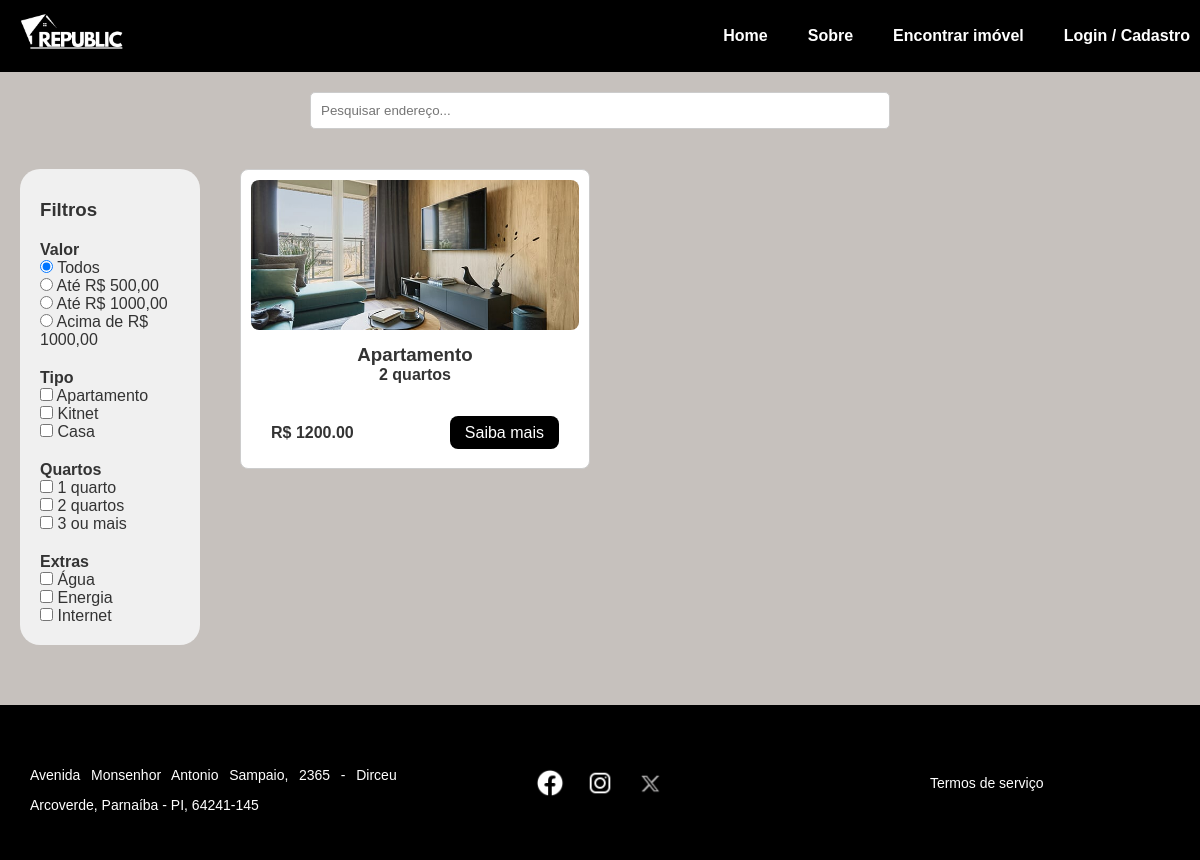
The app's page /pesquisa with its own data.
### tables this page shows
CREATE TABLE apartamentos (
    id INTEGER PRIMARY KEY AUTOINCREMENT,
    endereco TEXT,
    bairro TEXT,
    numero TEXT,
    cep TEXT,
    complemento TEXT,
    valor REAL,
    quartos INTEGER,
    banheiros INTEGER,
    inclusos TEXT,
    outros TEXT,
    descricao TEXT,
    imagem TEXT,
    tipo TEXT
, usuario_id INTEGER);

### app.py (the view)
@app.route('/pesquisa')
def pesquisa():
    conn = sqlite3.connect('instance/banco.db')
    cursor = conn.cursor()
    cursor.execute("SELECT id, tipo, quartos, valor, endereco, inclusos, imagem FROM apartamentos")
    rows = cursor.fetchall()
    conn.close()
    apartamentos = []
    for row in rows:
        apt = {
            'id': row[0],
            'tipo': row[1],
            'quartos': row[2],
            'valor': row[3],
            'endereco': row[4],
            'inclusos': row[5].split(',') if row[5] else [],
            'imagens': row[6].split(',') if row[6] else ['default.jpg']
        }
        apartamentos.append(apt)
    return render_template('pesquisa.html', apartamentos=apartamentos)

### app.py (called while the page is built, shortened)
def obter_usuario_nome():
    return None

@app.context_processor
def inject_usuario_nome():
    return dict(usuario_nome=obter_usuario_nome())

### templates/pesquisa.html (shortened to what this page needs)
<!DOCTYPE html>
<html lang="pt-BR">
<head>
    <link rel="stylesheet" href="{{ url_for('static', filename='css/style.css') }}">
    <link rel="stylesheet" href="{{ url_for('static', filename='css/pesquisa.css') }}">
</head>
<body>
    <header class="header">
        <div class="logo">
            <a href="{{ url_for('index') }}">
                <img src="{{ url_for('static', filename='img/logo/logo_branca.png') }}" alt="Republic Logo">
            </a>
        </div>
        <nav class="nav">
            <a href="{{ url_for('index') }}">Home</a>
            <a href="{{ url_for('sobre') }}">Sobre</a>
            <a href="{{ url_for('pesquisa') }}">Encontrar imóvel</a>
            {% if usuario_nome %}
                <div class="user-info">
                    <div class="separator">|</div>
                    <span class="saudacao">Olá, {{ usuario_nome }}!</span>
                    <a href="{{ url_for('logout') }}" class="logout-btn">Sair</a>
                </div>
            {% else %}
                <a href="{{ url_for('cadastro') }}">Login / Cadastro</a>
            {% endif %}
        </nav>
    </header>
    <section class="search-bar">
        <input type="text" id="searchInput" placeholder="Pesquisar endereço...">
    </section>
    <main>
        <aside class="filters">
            <h3>Filtros</h3>
            <h4>Valor</h4>
            <label><input type="radio" name="valor" value="todos" checked> Todos</label><br>
            <label><input type="radio" name="valor" value="500"> Até R$ 500,00</label><br>
            <label><input type="radio" name="valor" value="1000"> Até R$ 1000,00</label><br>
            <label><input type="radio" name="valor" value="acima"> Acima de R$ 1000,00</label>
            <h4>Tipo</h4>
            <label><input type="checkbox" name="tipo" value="apartamento"> Apartamento</label><br>
            <label><input type="checkbox" name="tipo" value="kitnet"> Kitnet</label><br>
            <label><input type="checkbox" name="tipo" value="casa"> Casa</label>
            <h4>Quartos</h4>
            <label><input type="checkbox" name="quartos" value="1"> 1 quarto</label><br>
            <label><input type="checkbox" name="quartos" value="2"> 2 quartos</label><br>
            <label><input type="checkbox" name="quartos" value="3"> 3 ou mais</label>
            <h4>Extras</h4>
            <label><input type="checkbox" name="extras" value="agua"> Água</label><br>
            <label><input type="checkbox" name="extras" value="energia"> Energia</label><br>
            <label><input type="checkbox" name="extras" value="internet"> Internet</label>
        </aside>
        <section class="cards" id="cardContainer">
            {% for apt in apartamentos %}
            <div class="card"
                data-tipo="{{ apt.tipo }}"
                data-quartos="{{ apt.quartos }}"
                data-valor="{{ apt.valor }}"
                data-extras="{{ apt.inclusos|join(',') }}"
                data-endereco="{{ apt.endereco }}">
                <div class="imagens-card">
                    {% set primeira_imagem = apt.imagens[0] if apt.imagens else 'default.jpg' %}
                    <img src="{{ url_for('static', filename='img/apts/' ~ primeira_imagem) }}" alt="Imagem do imóvel">
                </div>
                <h3>{{ apt.tipo|capitalize }}</h3>
                <p>{{ apt.quartos }} quarto{{ 's' if apt.quartos > 1 }}</p>
                <div class="card-footer">
                    <p class="preco">R$ {{ "%.2f"|format(apt.valor|float) }}</p>
                    <div class="botao">
                        <a href="{{ url_for('detalhes_apartamento', id=apt.id) }}">Saiba mais</a>
                    </div>
                </div>
            </div>
            {% endfor %}
        </section>
    </main>
    <footer class="footer">
        <div class="footer-content">
            <div class="container text-center">
                <div class="row">
                    <div class="col">
                        <p>Avenida Monsenhor Antonio Sampaio, 2365 - Dirceu Arcoverde, Parnaíba - PI, 64241-145</p>
                    </div>
                    <div class="col">
                        <div class="socials">
                            <a href="#"><img src="{{ url_for('static', filename='img/socials/facebook.png') }}" alt="Facebook"></a>
                            <a href="#"><img src="{{ url_for('static', filename='img/socials/ig.png') }}" alt="Instagram"></a>
                            <a href="#"><img src="{{ url_for('static', filename='img/socials/x.webp') }}" alt="X"></a>
                        </div>
                    </div>
                    <div class="col">
                        <a href="{{ url_for('termos') }}">Termos de serviço</a>
                    </div>
                </div>
            </div>
        </div>
    </footer>
</body>
</html>

### static/css/style.css (style rules this page uses)
* { margin: 0; padding: 0; box-sizing: border-box; }
body { font-family: Arial, sans-serif; background-color: #c6c1bd; color: #333; }
.nav { display: flex; align-items: center; gap: 20px; }
.header { background: rgb(0, 0, 0); display: flex; align-items: center; justify-content: space-between; padding: 10px; }
.logo img { width: 120px; }
.nav a { color: white; text-decoration: none; margin-left: 20px; font-weight: bold; }
.container { padding: 30px 50px; }
.container p { text-align: justify; line-height: 30px; margin-top: 15px; }
.card { background-color: rgba(255, 255, 255, 0.849); padding: 20px; border-radius: 10px; width: 300px; height: 250px; }
.card img { width: 50px; height: 50px; margin-top: 25%; margin-bottom: 10px; }
.card p { font-size: 16px; font-weight: bold; }
.footer { background-color: black; color: white; padding: 30px 0; font-size: 14px; }
.footer-content .container { max-width: 1200px; margin: 0 auto; padding: 0 20px; }
.footer-content .row { display: flex; justify-content: space-between; align-items: center; flex-wrap: wrap; text-align: center; }
.footer-content .col { flex: 1; padding: 10px; }
.footer-content .socials a img { width: 30px; margin: 0 8px; vertical-align: middle; }
.footer-content a { color: white; text-decoration: none; }

### static/css/pesquisa.css (style rules this page uses)
.search-bar { margin: 20px; text-align: center; }
.search-bar input { padding: 10px; width: 50%; border-radius: 5px; border: 1px solid #ccc; }
main { display: flex; }
.filters { width: 15%; padding: 20px; background: #f0f0f0; margin: 20px; border-radius: 20px; }
.filters h3 { margin-top: 10px; }
.filters h4 { margin-top: 20px; }
.cards { width: 80%; padding: 20px; display: grid; grid-template-columns: repeat(3, 1fr); gap: 20px; }
.cards .card { width: 350px; height: 300px; background: white; border: 1px solid #ccc; padding: 10px; border-radius: 8px; text-align: center; display: flex; flex-direction: column; justify-content: space-between; }
.card img { width: 100%; height: 150px; object-fit: cover; border-radius: 8px; margin-top: 0; }
.card-footer { display: flex; justify-content: space-between; align-items: center; margin-top: 20px; width: 100%; padding: 20px; }
.preco { font-weight: bold; font-size: 1.2em; text-align: left; flex: 1; }
.botao { text-align: right; }
.botao a { background-color: black; color: white; padding: 8px 15px; text-decoration: none; border-radius: 8px; }
footer { background: black; color: white; padding: 20px; margin-top: 40px; }

### records on screen
apartamentos: tipo "Apartamento", quartos "2", quartos "s", valor "1200.00"
